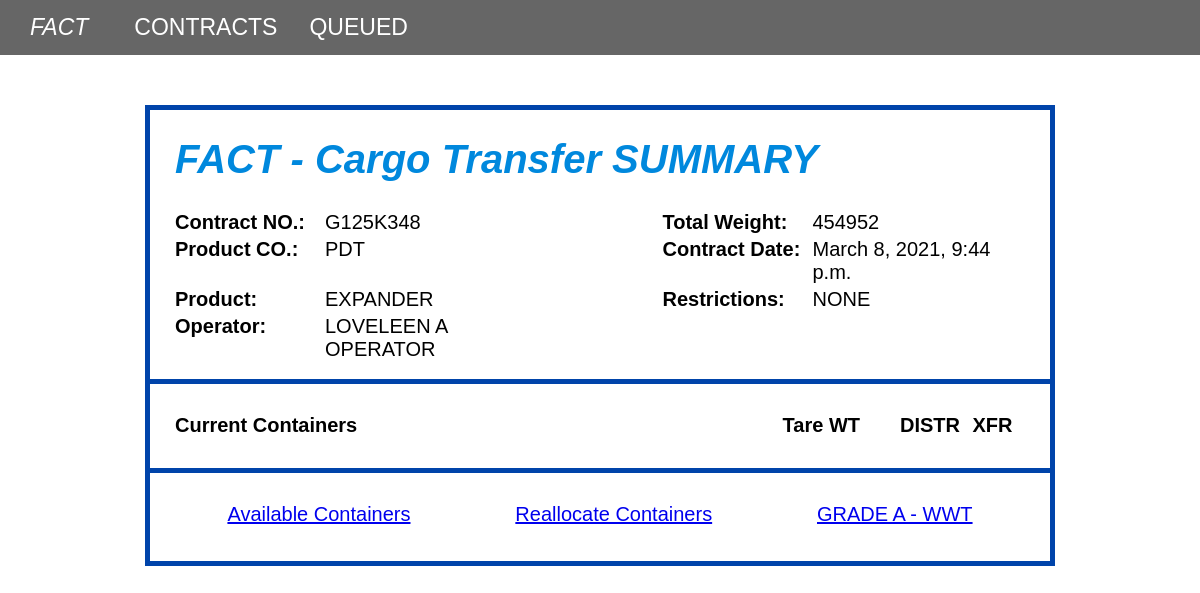
Screenshot of /contract/4/ with the database file from the repository.
### contracts/models.py (models this page shows, shortened)
class Contract(models.Model):
    contract_number = models.CharField(max_length=10)
    company_code = models.CharField(max_length=3)
    product = models.CharField(max_length=25)
    operator = models.CharField(max_length=50)
    total_weight = models.PositiveIntegerField()
    contract_date = models.DateTimeField(default=timezone.now)
    restrictions = models.CharField(max_length=20)
    curr_containers = models.JSONField()
    pend_containers = models.JSONField(null=True, blank=True)
    contract_date_updated_at = models.DateTimeField(auto_now=True)

### pages/views.py (the view)
# urls.py: path("contract/<int:pk>/", ContractDetailView.as_view(), name="contract_detail"),
class ContractDetailView(DetailView):
    model = Contract
    template_name = 'summary.html'

### templates/summary.html (shortened to what this page needs)
{% extends 'base.html' %}
{% block content %}
  <div id="__pending">
    <h1 id="title">FACT - Cargo Transfer SUMMARY</h1>
    <section id="contract-info">
      <div class="info-field">
        <p><b>Contract NO.:</b></p>
        <p>{{ contract.contract_number }}</p>
      </div>
      <div class="info-field">
        <p><b>Total Weight:</b></p>
        <p>{{ contract.total_weight }}</p>
      </div>
      <div class="info-field">
        <p><b>Product CO.:</b></p>
        <p>{{ contract.company_code }}</p>
      </div>
      <div class="info-field">
        <p><b>Contract Date:</b></p>
        <p>{{ contract.contract_date }}</p>
      </div>
      <div class="info-field">
        <p><b>Product:</b></p>
        <p>{{ contract.product }}</p>
      </div>
      <div class="info-field">
        <p><b>Restrictions:</b></p>
        <p>{{contract.restrictions}}</p>
      </div>
      <div class="info-field">
        <p><b>Operator:</b></p>
        <p>{{ contract.operator }}</p>
      </div>
    </section>
    <div class="border-line"></div>
    <section id="current-containers">
      <div id="current-containers-parts">
        <div class="container-headers">
          <p><b>Current Containers</b></p>
          <p></p>
          <p></p>
          <p class="align-end"><b>Tare WT</b></p>
          <p class="align-end"><b>DISTR</b></p>
          <p class="align-center"><b>XFR</b></p>
        </div>
    </div>
  </section>
  <div class="border-line"></div>
  <section id="hyperlinks">
    <p class="align-center"><a href="{% url 'containers' %}">Available Containers</a></p>
    <p class="align-center"><a href="#">Reallocate Containers</a></p>
    <p class="align-center"><a href="{% url 'grade_a'  %}">GRADE A - WWT</a></p>
  </section>
</div>
{% endblock content %}

### static/css/base.css (style rules this page uses)
:root { font-family: 'Gill Sans', 'Gill Sans MT', Calibri, 'Trebuchet MS', sans-serif; font-size: 20px; }
body { margin: 0px; }
#__pending { margin: 50px auto; border: 5px solid #0044AA; width: 75%; }
#__pending section { padding: 0px 25px; }
#__pending .align-center { text-align: center; }
#__pending .align-end { text-align: end; }
#__pending .border-line { height: 1px; border-bottom: 5px solid #0044AA; margin-bottom: 10px; margin-left: -1px; width: calc(100% + 2px); }
#__pending #title { padding: 0px 25px; color: #0088DD; font-style: italic; }
#__pending #contract-info { display: grid; grid-template-columns: auto auto; gap: 0px 125px; margin-bottom: 15px; }
#__pending #contract-info p { width: 200px; }
#__pending .info-field { display: grid; grid-template-columns: 150px 100px; margin: -18px 0px; }
#__pending #current-containers { margin-bottom: 10px; }
#__pending .container-headers { display: grid; grid-template-columns: auto 75px 75px 100px 100px 65px; }
#__pending #hyperlinks { display: grid; grid-template-columns: auto auto auto; gap: 0px 0px; margin-bottom: 15px; }
@media (min-width: 1200px) { #__pending { margin: 50px auto; width: 900px; } }

### rows the page displays
Contract: contract_number "G125K348", total_weight "454952", company_code "PDT", contract_date "March 8, 2021, 9:44 p.m.", product "EXPANDER", restrictions "NONE", operator "LOVELEEN A OPERATOR"
